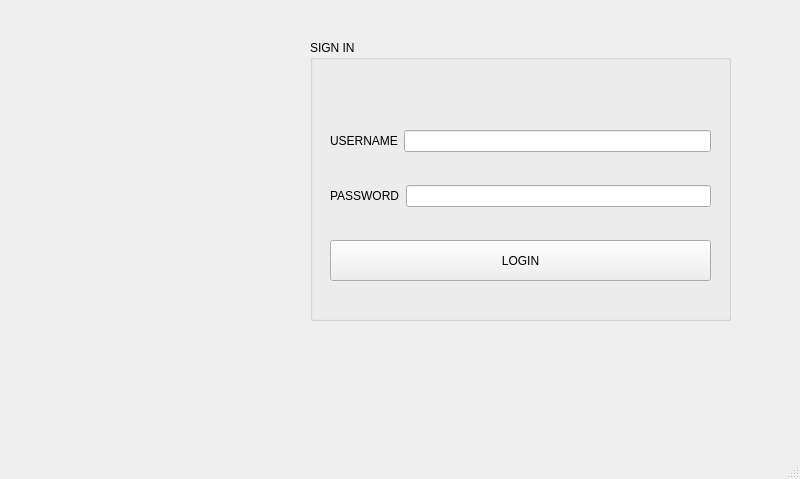
<?xml version="1.0" encoding="UTF-8"?>
<ui version="4.0">
 <class>MainWindow</class>
 <widget class="QMainWindow" name="MainWindow">
  <property name="geometry">
   <rect>
    <x>0</x>
    <y>0</y>
    <width>800</width>
    <height>479</height>
   </rect>
  </property>
  <property name="windowTitle">
   <string>MainWindow</string>
  </property>
  <widget class="QWidget" name="centralwidget">
   <widget class="QGroupBox" name="groupBox">
    <property name="geometry">
     <rect>
      <x>310</x>
      <y>40</y>
      <width>421</width>
      <height>281</height>
     </rect>
    </property>
    <property name="title">
     <string>SIGN IN</string>
    </property>
    <widget class="QPushButton" name="pushButton_login">
     <property name="geometry">
      <rect>
       <x>20</x>
       <y>200</y>
       <width>381</width>
       <height>41</height>
      </rect>
     </property>
     <property name="text">
      <string>LOGIN</string>
     </property>
    </widget>
    <widget class="QWidget" name="">
     <property name="geometry">
      <rect>
       <x>20</x>
       <y>63</y>
       <width>381</width>
       <height>131</height>
      </rect>
     </property>
     <layout class="QVBoxLayout" name="verticalLayout">
      <item>
       <layout class="QHBoxLayout" name="horizontalLayout">
        <item>
         <widget class="QLabel" name="label">
          <property name="text">
           <string>USERNAME</string>
          </property>
         </widget>
        </item>
        <item>
         <widget class="QLineEdit" name="lineEdit_username"/>
        </item>
       </layout>
      </item>
      <item>
       <layout class="QHBoxLayout" name="horizontalLayout_2">
        <item>
         <widget class="QLabel" name="label_2">
          <property name="text">
           <string>PASSWORD</string>
          </property>
         </widget>
        </item>
        <item>
         <widget class="QLineEdit" name="lineEdit_password"/>
        </item>
       </layout>
      </item>
     </layout>
    </widget>
   </widget>
  </widget>
  <widget class="QMenuBar" name="menubar">
   <property name="geometry">
    <rect>
     <x>0</x>
     <y>0</y>
     <width>800</width>
     <height>26</height>
    </rect>
   </property>
  </widget>
  <widget class="QStatusBar" name="statusbar"/>
 </widget>
 <resources/>
 <connections/>
</ui>
